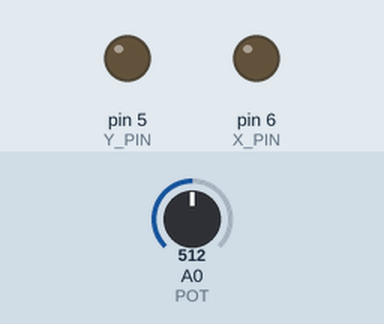
Simulated run of this sketch. Board: Arduino Uno, built with avr-gcc and run on an emulated ATmega328P. Parts: output pins drawn as LEDs (lit = HIGH). The inputs (shaded band) are chosen by the test bench; at power-on: A0 (POT) = 512.

Above: at 1.2 s.
1.3 s: A0 (POT) set to 490
4.3 s: A0 (POT) set to 511
Timing chart, 0 to 5.6 s (numbered marks = the images above; inputs shaded):
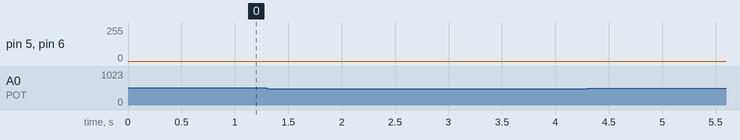

Measured:
- after the input at 1.3 s, pin 5 (Y_PIN): stays 0/255 (without the input it goes to 60/255 after 0.87 s); pin 6 (X_PIN): stays 0/255 (without the input it goes to 90/255 after 0.87 s)

The sketch:

Arbre_BonNadal.ino
```cpp
/* Project: Arduino dibuja árbol de Navidad y mensaje sobre Osciloscopio */
/* Author: Jordi Rodriguez & Llorenç Marin */

// Uso de potenciómetro para afinar la señal
int POT = A0;
int pot_delay = 1000;

// Conexión de osciloscopio a pines 5 y 6 de Arduino (usan el Timer0)
int X_PIN = 6;
int Y_PIN = 5;

// Definir matriz de puntos
#define POINTS_ARBRE 19
byte X_axis_arbre [POINTS_ARBRE] = {90,90,30,90,40,90,60,90,80,100,120,110,140,110,160,110,170,110,110};
byte Y_axis_arbre [POINTS_ARBRE] = {30,60,60,100,100,140,140,170,170,190,170,170,140,140,100,100,60,60,30};

#define POINTS_BON 18
byte X_axis_bon [POINTS_BON] = {20,10,10,20,30,20,30,20,40,40,60,60,40,70,70,90,90,90};
byte Y_axis_bon [POINTS_BON] = {110,110,150,150,140,130,120,110,110,150,150,110,110,110,150,110,150,110};

#define POINTS_BON_S 28
byte X_axis_bon_s [POINTS_BON_S] = {20,10,10,20,30,20,30,20,40,40,60,60,40,70,70,90,90,90,
240,180,200,220,160,220,200,180,240,200};
byte Y_axis_bon_s [POINTS_BON_S] = {110,110,150,150,140,130,120,110,110,150,150,110,110,110,150,110,150,110,
110,130,70,130,110,90,150,90,110,110};

#define POINTS_BON_NADAL 59
byte X_axis_bon_nadal [POINTS_BON_NADAL] = {20,10,10,20,30,20,30,20,40,40,60,60,40,70,70,90,90,90,
240,180,200,220,160,220,200,180,240,200,
200,150,
130,130,130,120,120,100,100,120,100,100,80,90,90,80,70,70,80,60,60,40,40,60,40,40,30,30,30,10,10,};
byte Y_axis_bon_nadal [POINTS_BON_NADAL] = {110,110,150,150,140,130,120,110,110,150,150,110,110,110,150,110,150,110,
110,130,70,130,110,90,150,90,110,110,
10,10,
10,50,10,10,50,50,30,30,30,10,10,20,40,50,50,10,10,10,50,50,30,30,30,10,10,50,10,50,10};

int i = 0;

void setup() {
  pinMode (X_PIN, OUTPUT);
  pinMode (Y_PIN, OUTPUT);
  pinMode (POT, INPUT);

  setPWMPrescaler(5,1);
  setPWMPrescaler(6,1);
}

void loop() {
  for (i = 0; i < 500; i++)
  {
    byte contador = 0;
    pot_delay = map (analogRead (POT), 0, 1024, 10, 2000);
    for (contador = 0; contador < POINTS_ARBRE; contador++)
    {
      analogWrite (X_PIN, X_axis_arbre [contador]);
      analogWrite (Y_PIN, Y_axis_arbre [contador]);
      delayMicroseconds (pot_delay);
    }
  }

  for (i = 500; i < 700; i++)
  {
    byte contador = 0;
    pot_delay = map (analogRead (POT), 0, 1024, 10, 2000);
    for (contador = 0; contador < POINTS_BON; contador++)
    {
      analogWrite (X_PIN, X_axis_bon [contador]);
      analogWrite (Y_PIN, Y_axis_bon [contador]);
      delayMicroseconds (pot_delay);
    }
  }

  for (i = 700; i < 900; i++)
  {
    byte contador = 0;
    pot_delay = map (analogRead (POT), 0, 1024, 10, 2000);
    for (contador = 0; contador < POINTS_BON_S; contador++)
    {
      analogWrite (X_PIN, X_axis_bon_s [contador]);
      analogWrite (Y_PIN, Y_axis_bon_s [contador]);
      delayMicroseconds (pot_delay);
    }
  }

  for (i = 900; i < 1100; i++)
  {
    byte contador = 0;
    pot_delay = map (analogRead (POT), 0, 1024, 10, 2000);
    for (contador = 0; contador < POINTS_BON_NADAL; contador++)
    {
      analogWrite (X_PIN, X_axis_bon_nadal [contador]);
      analogWrite (Y_PIN, Y_axis_bon_nadal [contador]);
      delayMicroseconds (pot_delay);
    }
  }

  i=0;

}
```

PWM_Prescaler.ino
```cpp
/* Project: Arduino dibuja árbol de Navidad y mensaje sobre Osciloscopio */
/* Author: Jordi Rodriguez & Llorenç Marin */

//Atmega 328p (Arduino Uno, Nano)

// Frecuencias
// 5, 6    Timer0   62500 Hz
// 9, 10    Timer1   31250 Hz
// 3, 11    Timer2   31250 Hz

// Prescalers
// 5, 6    Timer0   1 8 64 256 1024
// 9, 10    Timer1   1 8 64 256 1024
// 3, 11    Timer2   1 8 32 64 128 256 1024

// Valores por defecto
// 5, 6    Timer0 64   977Hz
// 9, 10    Timer1 64   490Hz
// 3, 11    Timer2 64   490Hz

// Consecuencias
// 5, 6    Timer0   delay() y millis()
// 9, 10    Timer1   Librería servo
// 3, 11    Timer2

void setPWMPrescaler(uint8_t pin, uint16_t prescale) {

  byte mode;

  if(pin == 5 || pin == 6 || pin == 9 || pin == 10) {
    switch(prescale) {
      case    1: mode = 0b001; break; // 62,5 kHz
      case    8: mode = 0b010; break; // 7,8 kHz
      case   64: mode = 0b011; break; //  976 Hz (predeterminado)
      case  256: mode = 0b100; break; //  244 Hz
      case 1024: mode = 0b101; break; //   61 Hz
      default: return;
    }

  } else if(pin == 3 || pin == 11) {
    switch(prescale) {
      case    1: mode = 0b001; break;
      case    8: mode = 0b010; break;
      case   32: mode = 0b011; break;
      case   64: mode = 0b100; break;
      case  128: mode = 0b101; break;
      case  256: mode = 0b110; break;
      case 1024: mode = 0b111; break;
      default: return;
    }
  }

  if(pin==5 || pin==6) {
    TCCR0B = TCCR0B & 0b11111000 | mode;
  } else if (pin==9 || pin==10) {
    TCCR1B = TCCR1B & 0b11111000 | mode;
  } else if (pin==3 || pin==11) {
    TCCR2B = TCCR2B & 0b11111000 | mode;
  }
}
```
